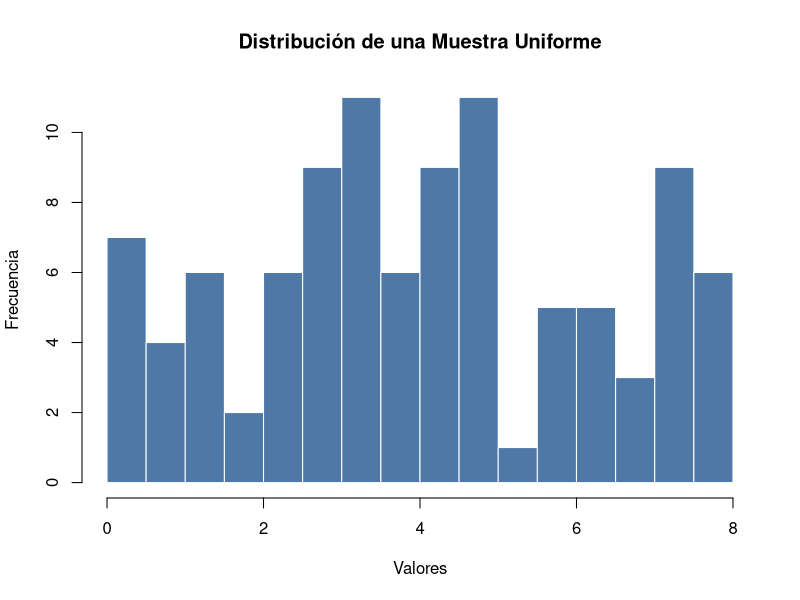
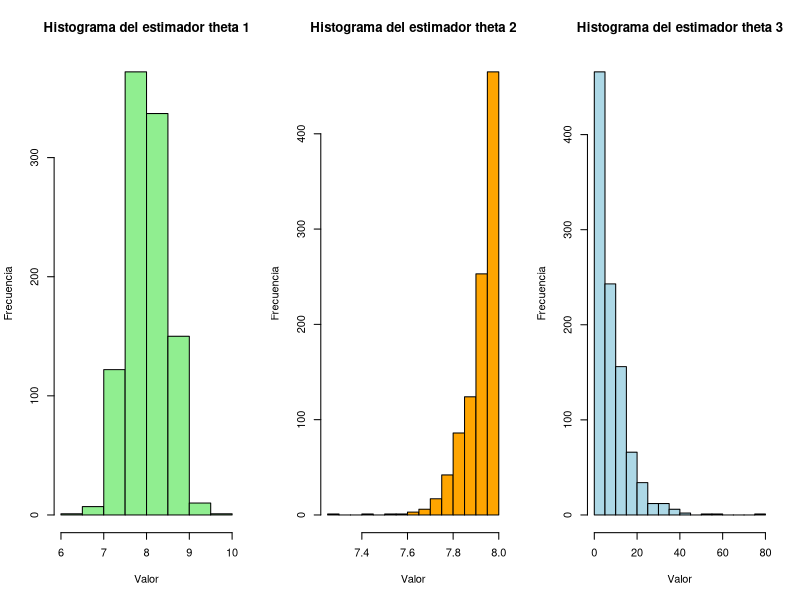
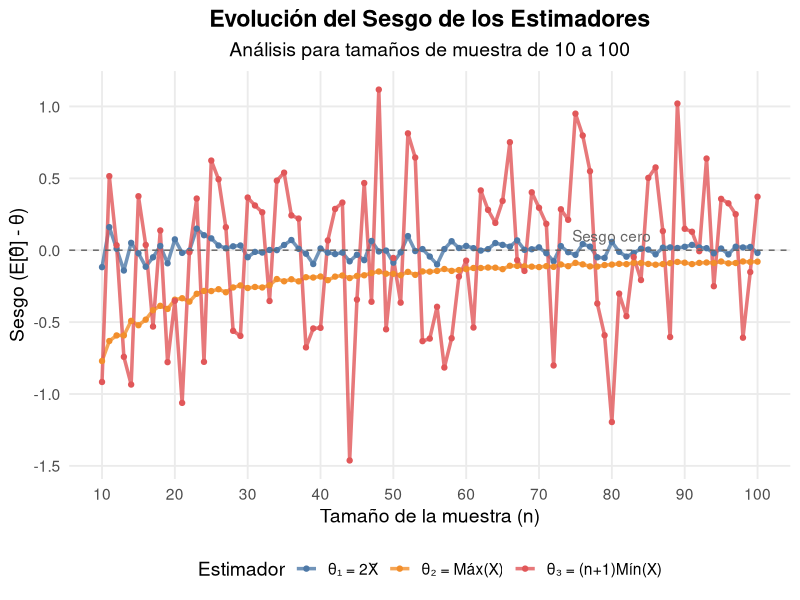
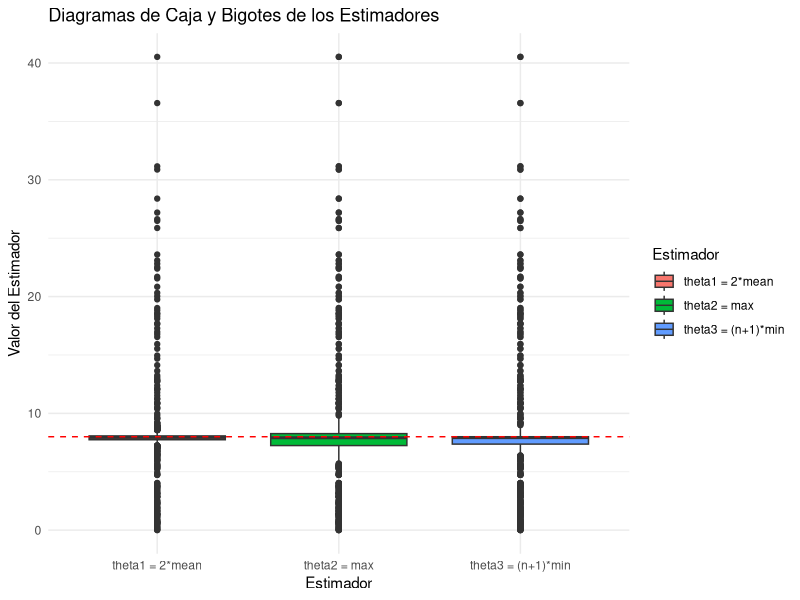

Here is the R script that generated these plots, in order:
## ---- chunk 1
set.seed(42)
n <- 100   # Tamaño de muestra
M <- 1000  # Número de muestras
theta <- 8 # Parámetro verdadero

# Generación de muestras uniformes
muestras <- matrix(runif(M*n, 0, theta), nrow = M, ncol = n)

# Visualización de una muestra aleatoria
hist(muestras[1, ], breaks = 15, col = "#4E79A7", 
     main = "Distribución de una Muestra Uniforme",
     xlab = "Valores", ylab = "Frecuencia",
     border = "white")


## ---- chunk 2
#Los vectores tendrán tamaño 1000 (pues hay 1000 muestras)
#FÓRMULAS
#estimador1 = 2*x_bar
#estimador2 = max(x_1 , x_2, ... , x_n)
#estimador3 = (n + 1) * min(x_1, x_2 , ..., x_n)
set.seed(42)
theta1 = numeric(M)
theta2 = numeric(M)
theta3 = numeric(M)
n=100

for (i in 1:M) {
  #Extraemos la muestra i de las 1000 que calculamos
  muestra_i = muestras[i, ]
  
  x_bar = mean(muestra_i)
  theta1[i] = 2 * x_bar
  
  theta2[i] = max(muestra_i)
  
  theta3[i] = (n + 1) * min(muestras[i, ])
}

## ---- chunk 3
#Creamos un 'canvas' con 1 fila y 3 columnas
par(mfrow = c(1,3))
hist(theta1, col = 'lightgreen', main = "Histograma del estimador theta 1", xlab = "Valor", ylab = "Frecuencia")

hist(theta2, col = 'orange', main = "Histograma del estimador theta 2", xlab = "Valor", ylab = "Frecuencia")

hist(theta3, col = 'lightblue', main = "Histograma del estimador theta 3", xlab = "Valor", ylab = "Frecuencia")


## ---- chunk 4
install.packages("tidyverse")
## ---- chunk 5
library(tidyverse)

# Crear un tibble con los estimadores
estimadores <- tibble(
  theta1 = theta1,
  theta2 = theta2,
  theta3 = theta3
)

# Mostrar las primeras filas
head(estimadores)
## ---- chunk 6
# Cálculo de sesgos
sesgo1 <- mean(theta1) - theta
sesgo2 <- mean(theta2) - theta
sesgo3 <- mean(theta3) - theta

# Varianzas empíricas
var1_emp <- var(theta1)
var2_emp <- var(theta2)
var3_emp <- var(theta3)

# Varianzas teóricas aproximadas
var1_teo <- (theta^2) / (3 * n)
var2_teo <- (theta^2) / (n * (n + 2))
var3_teo <- theta^2 * ((n + 1)^2) / (n^2 * (n + 2))

# Crear y mostrar tabla comparativa
tabla <- data.frame(
  Estimador = c("theta1", "theta2", "theta3"),
  Sesgo = c(sesgo1, sesgo2, sesgo3),
  Varianza_Empírica = c(var1_emp, var2_emp, var3_emp),
  Varianza_Teórica = c(var1_teo, var2_teo, var3_teo)
)

library(knitr)
library(kableExtra)
kable(tabla)

## ---- chunk 7
set.seed(42)
n1 <- 10
nmax <- 100
na <- 200
theta <- 8  # Asumiendo que theta está definido previamente

# Vectores para almacenar resultados
sesgot1 <- sesgot2 <- sesgot3 <- rep(NA, nmax - n1 + 1)
tam <- seq(n1, nmax)

# Simulación para diferentes tamaños de muestra
for (n in n1:nmax) {
  theta1 <- theta2 <- theta3 <- rep(NA, na)
  
  for (i in 1:na) {
    X <- runif(n, min = 0, max = theta)
    theta1[i] <- 2 * mean(X)  # Corregido para que sea 2*mean(X)
    theta2[i] <- max(X)
    theta3[i] <- min(X) * (n + 1)
  }
  
  sesgot1[n - n1 + 1] <- mean(theta1) - theta
  sesgot2[n - n1 + 1] <- mean(theta2) - theta
  sesgot3[n - n1 + 1] <- mean(theta3) - theta
}

# Crear data frame para ggplot
df_sesgos <- data.frame(
  n = rep(tam, 3),
  Sesgo = c(sesgot1, sesgot2, sesgot3),
  Estimador = rep(c("θ₁ = 2X̄", "θ₂ = Máx(X)", "θ₃ = (n+1)Mín(X)"), each = length(tam))
)

# Gráfico con ggplot2
library(ggplot2)

ggplot(df_sesgos, aes(x = n, y = Sesgo, color = Estimador)) +
  geom_line(size = 1.2, alpha = 0.8) +
  geom_point(size = 1.5) +
  geom_hline(yintercept = 0, linetype = "dashed", color = "gray40") +
  scale_color_manual(values = c("#4E79A7", "#F28E2B", "#E15759")) +
  labs(
    title = "Evolución del Sesgo de los Estimadores",
    subtitle = paste("Análisis para tamaños de muestra de", n1, "a", nmax),
    x = "Tamaño de la muestra (n)",
    y = "Sesgo (E[θ̂] - θ)",
    color = "Estimador"
  ) +
  theme_minimal(base_size = 14) +
  theme(
    legend.position = "bottom",
    plot.title = element_text(face = "bold", hjust = 0.5),
    plot.subtitle = element_text(hjust = 0.5),
    panel.grid.minor = element_blank()
  ) +
  scale_x_continuous(breaks = seq(n1, nmax, by = 10)) +
  annotate("text", x = 80, y = 0.1, label = "Sesgo cero", color = "gray40")
## ---- chunk 8
library(ggplot2)
library(dplyr)

df <- data.frame(
  Estimador = c(rep("theta1 = 2*mean", M),
                rep("theta2 = max", M),
                rep("theta3 = (n+1)*min", M)),
  Valor = c(theta1, theta2, theta3)
)

# Diagrama de cajas
ggplot(df, aes(x = Estimador, y = Valor, fill = Estimador, ylim(60))) +
  geom_boxplot() +
  geom_hline(yintercept = theta, linetype = "dashed", color = "red") +
  labs(title = "Diagramas de Caja y Bigotes de los Estimadores",
       y = "Valor del Estimador",
       x = "Estimador") +
  theme_minimal()
